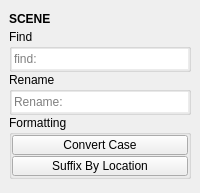
<?xml version="1.0" encoding="UTF-8"?>
<ui version="4.0">
 <class>QtUi</class>
 <widget class="QMainWindow" name="QtUi">
  <property name="enabled">
   <bool>true</bool>
  </property>
  <property name="geometry">
   <rect>
    <x>0</x>
    <y>0</y>
    <width>200</width>
    <height>193</height>
   </rect>
  </property>
  <property name="tabShape">
   <enum>QTabWidget::Triangular</enum>
  </property>
  <property name="dockNestingEnabled">
   <bool>true</bool>
  </property>
  <property name="dockOptions">
   <set>QMainWindow::AllowNestedDocks|QMainWindow::AllowTabbedDocks|QMainWindow::AnimatedDocks|QMainWindow::ForceTabbedDocks</set>
  </property>
  <widget class="QWidget" name="central_widget">
   <property name="minimumSize">
    <size>
     <width>200</width>
     <height>0</height>
    </size>
   </property>
   <layout class="QVBoxLayout" name="verticalLayout_2">
    <item>
     <layout class="QVBoxLayout" name="verticalLayout">
      <property name="spacing">
       <number>0</number>
      </property>
      <item>
       <widget class="Header" name="header">
        <property name="minimumSize">
         <size>
          <width>0</width>
          <height>20</height>
         </size>
        </property>
        <property name="font">
         <font>
          <weight>75</weight>
          <bold>true</bold>
         </font>
        </property>
        <property name="text">
         <string>SCENE</string>
        </property>
       </widget>
      </item>
      <item>
       <widget class="QGroupBox" name="groupBox_5">
        <property name="title">
         <string>Find</string>
        </property>
        <layout class="QVBoxLayout" name="verticalLayout_6">
         <property name="spacing">
          <number>1</number>
         </property>
         <property name="leftMargin">
          <number>0</number>
         </property>
         <property name="topMargin">
          <number>0</number>
         </property>
         <property name="rightMargin">
          <number>0</number>
         </property>
         <property name="bottomMargin">
          <number>0</number>
         </property>
         <item>
          <widget class="LineEdit" name="txt000">
           <property name="minimumSize">
            <size>
             <width>0</width>
             <height>20</height>
            </size>
           </property>
           <property name="maximumSize">
            <size>
             <width>16777215</width>
             <height>20</height>
            </size>
           </property>
           <property name="toolTip">
            <string>&lt;html&gt;&lt;head/&gt;&lt;body&gt;&lt;p&gt;Select all by name.&lt;br&gt;&lt;br/&gt;&lt;span style=&quot; text-decoration: underline;&quot;&gt;Wildcards:&lt;/span&gt;&lt;br&gt;&lt;span style=&quot; font-weight:600;&quot;&gt;Startswith&lt;/span&gt;*&lt;br&gt;*&lt;span style=&quot; font-weight:600;&quot;&gt;Endswith&lt;/span&gt;&lt;br&gt;*&lt;span style=&quot; font-weight:600;&quot;&gt;contains&lt;/span&gt;*&lt;/p&gt;&lt;/body&gt;&lt;/html&gt;</string>
           </property>
           <property name="maxLength">
            <number>100</number>
           </property>
           <property name="frame">
            <bool>false</bool>
           </property>
           <property name="placeholderText">
            <string>find:</string>
           </property>
          </widget>
         </item>
        </layout>
       </widget>
      </item>
      <item>
       <widget class="QGroupBox" name="Naming">
        <property name="title">
         <string>Rename</string>
        </property>
        <layout class="QVBoxLayout" name="verticalLayout_3">
         <property name="spacing">
          <number>1</number>
         </property>
         <property name="leftMargin">
          <number>0</number>
         </property>
         <property name="topMargin">
          <number>0</number>
         </property>
         <property name="rightMargin">
          <number>0</number>
         </property>
         <property name="bottomMargin">
          <number>0</number>
         </property>
         <item>
          <widget class="LineEdit" name="txt001">
           <property name="enabled">
            <bool>true</bool>
           </property>
           <property name="minimumSize">
            <size>
             <width>0</width>
             <height>20</height>
            </size>
           </property>
           <property name="maximumSize">
            <size>
             <width>16777215</width>
             <height>20</height>
            </size>
           </property>
           <property name="toolTip">
            <string>&lt;html&gt;&lt;head/&gt;&lt;body&gt;&lt;p&gt;Rename: &lt;span style=&quot; font-weight:600;&quot;&gt;Replace with&lt;/span&gt;&lt;/p&gt;&lt;p&gt;If no objects are selected, all scene objects will be renamed.&lt;/p&gt;&lt;p&gt;&lt;span style=&quot; text-decoration: underline;&quot;&gt;wildcards:&lt;/span&gt;&lt;/p&gt;&lt;p&gt;'' (empty string) - strip from the result.&lt;/p&gt;&lt;p&gt;string - replace all.&lt;/p&gt;&lt;p&gt;*string* - replace only.&lt;/p&gt;&lt;p&gt;*string - replace suffix.&lt;/p&gt;&lt;p&gt;**string - append suffix.&lt;/p&gt;&lt;p&gt;string* - replace prefix.&lt;/p&gt;&lt;p&gt;string** - append prefix.&lt;/p&gt;&lt;/body&gt;&lt;/html&gt;</string>
           </property>
           <property name="layoutDirection">
            <enum>Qt::RightToLeft</enum>
           </property>
           <property name="autoFillBackground">
            <bool>true</bool>
           </property>
           <property name="text">
            <string/>
           </property>
           <property name="maxLength">
            <number>99</number>
           </property>
           <property name="frame">
            <bool>false</bool>
           </property>
           <property name="placeholderText">
            <string>Rename:</string>
           </property>
          </widget>
         </item>
        </layout>
       </widget>
      </item>
      <item>
       <widget class="QGroupBox" name="Formatting">
        <property name="title">
         <string>Formatting</string>
        </property>
        <layout class="QVBoxLayout" name="verticalLayout_4">
         <property name="spacing">
          <number>1</number>
         </property>
         <property name="leftMargin">
          <number>0</number>
         </property>
         <property name="topMargin">
          <number>0</number>
         </property>
         <property name="rightMargin">
          <number>0</number>
         </property>
         <property name="bottomMargin">
          <number>0</number>
         </property>
         <item>
          <widget class="PushButton" name="tb000">
           <property name="enabled">
            <bool>true</bool>
           </property>
           <property name="minimumSize">
            <size>
             <width>0</width>
             <height>20</height>
            </size>
           </property>
           <property name="maximumSize">
            <size>
             <width>16777215</width>
             <height>20</height>
            </size>
           </property>
           <property name="toolTip">
            <string>&lt;html&gt;&lt;head/&gt;&lt;body&gt;&lt;p&gt;Convert the case of scene object names.&lt;/p&gt;&lt;p&gt;If nothing is selected all scene objects will be renamed.&lt;/p&gt;&lt;/body&gt;&lt;/html&gt;</string>
           </property>
           <property name="text">
            <string>Convert Case</string>
           </property>
           <property name="iconSize">
            <size>
             <width>18</width>
             <height>18</height>
            </size>
           </property>
          </widget>
         </item>
         <item>
          <widget class="PushButton" name="tb001">
           <property name="enabled">
            <bool>true</bool>
           </property>
           <property name="minimumSize">
            <size>
             <width>0</width>
             <height>20</height>
            </size>
           </property>
           <property name="maximumSize">
            <size>
             <width>16777215</width>
             <height>20</height>
            </size>
           </property>
           <property name="toolTip">
            <string>Rename objects with a suffix defined by its location from origin.</string>
           </property>
           <property name="text">
            <string>Suffix By Location</string>
           </property>
           <property name="iconSize">
            <size>
             <width>18</width>
             <height>18</height>
            </size>
           </property>
          </widget>
         </item>
        </layout>
       </widget>
      </item>
      <item>
       <spacer name="verticalSpacer_2">
        <property name="orientation">
         <enum>Qt::Vertical</enum>
        </property>
        <property name="sizeHint" stdset="0">
         <size>
          <width>0</width>
          <height>10</height>
         </size>
        </property>
       </spacer>
      </item>
     </layout>
    </item>
   </layout>
  </widget>
 </widget>
 <customwidgets>
  <customwidget>
   <class>Header</class>
   <extends>QLabel</extends>
   <header>uitk.widgets.header.Header.h</header>
  </customwidget>
  <customwidget>
   <class>PushButton</class>
   <extends>QPushButton</extends>
   <header>widgets.pushbutton.h</header>
  </customwidget>
  <customwidget>
   <class>LineEdit</class>
   <extends>QLineEdit</extends>
   <header>widgets.lineedit.h</header>
  </customwidget>
 </customwidgets>
 <resources/>
 <connections/>
 <designerdata>
  <property name="gridDeltaX">
   <number>5</number>
  </property>
  <property name="gridDeltaY">
   <number>5</number>
  </property>
  <property name="gridSnapX">
   <bool>true</bool>
  </property>
  <property name="gridSnapY">
   <bool>true</bool>
  </property>
  <property name="gridVisible">
   <bool>true</bool>
  </property>
 </designerdata>
</ui>
